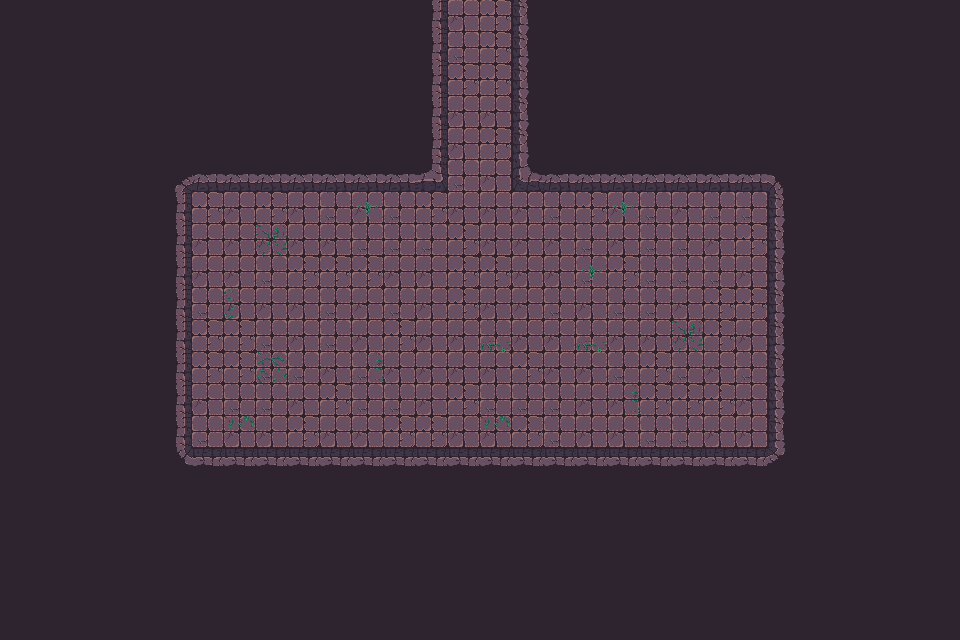

Rendered tile map (Tiled .tmx) drawn with the repository's tilesets; below, a short description and the full map source, tile grids included:
An orthogonal 30x20 tile map with 32x32 px tiles, 3 tile layers (Walls, Decor, Items), 2 tilesets and 58 objects.

<map version="1.10" tiledversion="1.11.2" orientation="orthogonal" renderorder="right-down" width="30" height="20" tilewidth="32" tileheight="32" infinite="0" nextlayerid="3" nextobjectid="1">
    <tileset firstgid="1" name="Town Tileset" tilewidth="32" tileheight="32" tilecount="64" columns="8">
        <image source="../../../tiles/World H Tileset.png" trans="ff00ff" width="256" height="256" />
        <tile id="4">
            <objectgroup draworder="index" id="2">
                <object id="1" x="0" y="0" width="32" height="32" />
            </objectgroup>
        </tile>
        <tile id="5">
            <objectgroup draworder="index" id="2">
                <object id="1" x="0" y="0" width="32" height="32" />
            </objectgroup>
        </tile>
        <tile id="6">
            <objectgroup draworder="index" id="2">
                <object id="1" x="0" y="0" width="32" height="32" />
            </objectgroup>
        </tile>
        <tile id="7">
            <objectgroup draworder="index" id="2">
                <object id="1" x="0" y="0" width="32" height="32" />
            </objectgroup>
        </tile>
        <tile id="8">
            <objectgroup draworder="index" id="2">
                <object id="1" x="0" y="0" width="32" height="32" />
            </objectgroup>
        </tile>
        <tile id="10">
            <objectgroup draworder="index" id="2">
                <object id="1" x="0" y="32" width="32" height="0" />
            </objectgroup>
        </tile>
        <tile id="11">
            <objectgroup draworder="index" id="2">
                <object id="1" x="0" y="32" width="32" height="0" />
                <object id="2" x="32" y="0" width="0" height="32" />
            </objectgroup>
        </tile>
        <tile id="12">
            <objectgroup draworder="index" id="2">
                <object id="1" x="32" y="0" width="0" height="32" />
            </objectgroup>
        </tile>
        <tile id="13">
            <objectgroup draworder="index" id="2">
                <object id="1" x="0" y="32" width="32" height="0" />
                <object id="2" x="0" y="32" width="32" height="0" />
                <object id="3" x="0" y="0" width="0" height="32" />
            </objectgroup>
        </tile>
        <tile id="14">
            <objectgroup draworder="index" id="2">
                <object id="1" x="0" y="0" width="0" height="32" />
            </objectgroup>
        </tile>
        <tile id="16">
            <objectgroup draworder="index" id="2">
                <object id="1" x="0" y="0" width="32" height="32" />
            </objectgroup>
        </tile>
        <tile id="24">
            <objectgroup draworder="index" id="2">
                <object id="1" x="0" y="0" width="32" height="32" />
            </objectgroup>
        </tile>
    </tileset>
    <tileset firstgid="65" name="Dungeon Crawler Tileset" tilewidth="32" tileheight="32" tilecount="100" columns="10">
        <image source="../../../tiles/Dungeon_Tile.png" trans="" width="320" height="320" />
        <tile id="2">
            <objectgroup draworder="index" id="2">
                <object id="1" x="0" y="0" width="32" height="32" />
            </objectgroup>
        </tile>
        <tile id="3">
            <objectgroup draworder="index" id="2">
                <object id="1" x="0" y="0" width="32" height="32" />
            </objectgroup>
        </tile>
        <tile id="4">
            <objectgroup draworder="index" id="2">
                <object id="1" x="0" y="0" width="32" height="32" />
            </objectgroup>
        </tile>
        <tile id="5">
            <objectgroup draworder="index" id="2">
                <object id="1" x="0" y="0" width="32" height="32" />
            </objectgroup>
        </tile>
        <tile id="6">
            <objectgroup draworder="index" id="2">
                <object id="1" x="0" y="0" width="32" height="32" />
            </objectgroup>
        </tile>
        <tile id="8">
            <objectgroup draworder="index" id="2">
                <object id="1" x="0" y="0" width="32" height="32" />
            </objectgroup>
        </tile>
        <tile id="12">
            <objectgroup draworder="index" id="2">
                <object id="1" x="0" y="0" width="32" height="32" />
            </objectgroup>
        </tile>
        <tile id="13">
            <objectgroup draworder="index" id="2">
                <object id="1" x="0" y="0" width="32" height="32" />
            </objectgroup>
        </tile>
        <tile id="14">
            <objectgroup draworder="index" id="2">
                <object id="1" x="0" y="0" width="32" height="32" />
            </objectgroup>
        </tile>
        <tile id="15">
            <objectgroup draworder="index" id="2">
                <object id="1" x="0" y="0" width="32" height="32" />
            </objectgroup>
        </tile>
        <tile id="16">
            <objectgroup draworder="index" id="2">
                <object id="1" x="0" y="0" width="32" height="32" />
            </objectgroup>
        </tile>
        <tile id="18">
            <objectgroup draworder="index" id="2">
                <object id="1" x="0" y="0" width="32" height="32" />
            </objectgroup>
        </tile>
        <tile id="22">
            <objectgroup draworder="index" id="2">
                <object id="1" x="0" y="0" width="32" height="32" />
            </objectgroup>
        </tile>
        <tile id="23">
            <objectgroup draworder="index" id="2">
                <object id="1" x="0" y="0" width="32" height="32" />
            </objectgroup>
        </tile>
        <tile id="24">
            <objectgroup draworder="index" id="2">
                <object id="1" x="0" y="0" width="32" height="32" />
            </objectgroup>
        </tile>
        <tile id="25">
            <objectgroup draworder="index" id="2">
                <object id="1" x="0" y="0" width="32" height="32" />
            </objectgroup>
        </tile>
        <tile id="26">
            <objectgroup draworder="index" id="2">
                <object id="1" x="0" y="0" width="32" height="32" />
            </objectgroup>
        </tile>
        <tile id="28">
            <objectgroup draworder="index" id="2">
                <object id="1" x="0" y="0" width="32" height="32" />
            </objectgroup>
        </tile>
        <tile id="32">
            <objectgroup draworder="index" id="2">
                <object id="1" x="0" y="0" width="32" height="32" />
            </objectgroup>
        </tile>
        <tile id="33">
            <objectgroup draworder="index" id="2">
                <object id="1" x="0" y="0" width="32" height="32" />
            </objectgroup>
        </tile>
        <tile id="34">
            <objectgroup draworder="index" id="2">
                <object id="1" x="0" y="0" width="32" height="32" />
            </objectgroup>
        </tile>
        <tile id="35">
            <objectgroup draworder="index" id="2">
                <object id="1" x="0" y="0" width="32" height="32" />
            </objectgroup>
        </tile>
        <tile id="36">
            <objectgroup draworder="index" id="2">
                <object id="1" x="0" y="0" width="32" height="32" />
            </objectgroup>
        </tile>
        <tile id="38">
            <objectgroup draworder="index" id="2">
                <object id="1" x="0" y="0" width="32" height="32" />
            </objectgroup>
        </tile>
        <tile id="42">
            <objectgroup draworder="index" id="2">
                <object id="1" x="0" y="0" width="32" height="32" />
            </objectgroup>
        </tile>
        <tile id="43">
            <objectgroup draworder="index" id="2">
                <object id="1" x="0" y="0" width="32" height="32" />
            </objectgroup>
        </tile>
        <tile id="44">
            <objectgroup draworder="index" id="2">
                <object id="1" x="0" y="0" width="32" height="32" />
            </objectgroup>
        </tile>
        <tile id="45">
            <objectgroup draworder="index" id="2">
                <object id="1" x="0" y="0" width="32" height="32" />
            </objectgroup>
        </tile>
        <tile id="46">
            <objectgroup draworder="index" id="2">
                <object id="1" x="0" y="0" width="32" height="32" />
            </objectgroup>
        </tile>
        <tile id="48">
            <objectgroup draworder="index" id="2">
                <object id="1" x="0" y="0" width="32" height="32" />
            </objectgroup>
        </tile>
        <tile id="52">
            <objectgroup draworder="index" id="2">
                <object id="1" x="0" y="0" width="32" height="32" />
            </objectgroup>
        </tile>
        <tile id="53">
            <objectgroup draworder="index" id="2">
                <object id="1" x="0" y="0" width="32" height="32" />
            </objectgroup>
        </tile>
        <tile id="54">
            <objectgroup draworder="index" id="2">
                <object id="1" x="0" y="0" width="32" height="32" />
            </objectgroup>
        </tile>
        <tile id="55">
            <objectgroup draworder="index" id="2">
                <object id="1" x="0" y="0" width="32" height="32" />
            </objectgroup>
        </tile>
        <tile id="56">
            <objectgroup draworder="index" id="2">
                <object id="1" x="0" y="0" width="32" height="32" />
            </objectgroup>
        </tile>
        <tile id="58">
            <objectgroup draworder="index" id="2">
                <object id="1" x="0" y="0" width="32" height="32" />
            </objectgroup>
        </tile>
        <tile id="62">
            <objectgroup draworder="index" id="2">
                <object id="1" x="0" y="0" width="32" height="32" />
            </objectgroup>
        </tile>
        <tile id="63">
            <objectgroup draworder="index" id="2">
                <object id="1" x="0" y="0" width="32" height="32" />
            </objectgroup>
        </tile>
        <tile id="64">
            <objectgroup draworder="index" id="2">
                <object id="1" x="0" y="0" width="32" height="32" />
            </objectgroup>
        </tile>
        <tile id="65">
            <objectgroup draworder="index" id="2">
                <object id="1" x="0" y="0" width="32" height="32" />
            </objectgroup>
        </tile>
        <tile id="66">
            <objectgroup draworder="index" id="2">
                <object id="1" x="0" y="0" width="32" height="32" />
            </objectgroup>
        </tile>
        <tile id="68">
            <objectgroup draworder="index" id="2">
                <object id="1" x="0" y="0" width="32" height="32" />
            </objectgroup>
        </tile>
        <tile id="80">
            <objectgroup draworder="index" id="2">
                <object id="1" x="0" y="0" width="32" height="32" />
            </objectgroup>
        </tile>
    </tileset>
    <layer id="1" name="Walls" width="30" height="20">
        <data encoding="csv">
122,122,122,122,122,122,122,122,122,122,122,122,122,77,75,65,79,122,122,122,122,122,122,122,122,122,122,122,122,122,
122,122,122,122,122,122,122,122,122,122,122,122,122,77,66,65,79,122,122,122,122,122,122,122,122,122,122,122,122,122,
122,122,122,122,122,122,122,122,122,122,122,122,122,77,65,65,79,122,122,122,122,122,122,122,122,122,122,122,122,122,
122,122,122,122,122,122,122,122,122,122,122,122,122,77,75,75,79,122,122,122,122,122,122,122,122,122,122,122,122,122,
122,122,122,122,122,122,122,122,122,122,122,122,122,77,75,65,79,122,122,122,122,122,122,122,122,122,122,122,122,122,
122,122,122,122,122,67,68,68,68,68,68,68,68,103,66,75,100,68,68,68,68,68,68,68,69,122,122,122,122,122,
122,122,122,122,122,77,65,75,65,75,66,75,66,65,75,75,75,66,65,75,66,75,66,66,79,122,122,122,122,122,
122,122,122,122,122,77,75,75,75,75,75,66,66,66,65,75,75,75,66,75,66,66,75,65,79,122,122,122,122,122,
122,122,122,122,122,77,75,75,66,65,65,65,75,75,65,65,75,75,66,65,66,66,66,75,79,122,122,122,122,122,
122,122,122,122,122,77,66,75,75,75,66,75,66,75,65,75,75,66,75,66,66,75,65,65,79,122,122,122,122,122,
122,122,122,122,122,77,65,65,66,75,66,75,65,75,75,66,75,75,66,75,75,75,65,75,79,122,122,122,122,122,
122,122,122,122,122,77,65,65,66,66,75,66,75,75,75,75,65,75,75,66,65,66,75,66,79,122,122,122,122,122,
122,122,122,122,122,77,75,66,66,75,65,66,66,75,65,66,66,66,75,75,65,65,65,75,79,122,122,122,122,122,
122,122,122,122,122,77,66,75,75,65,75,75,65,65,75,75,65,66,75,75,66,66,75,75,79,122,122,122,122,122,
122,122,122,122,122,87,88,88,88,88,88,88,88,88,88,88,88,88,88,88,88,88,88,88,89,122,122,122,122,122,
122,122,122,122,122,122,122,122,122,122,122,122,122,122,122,122,122,122,122,122,122,122,122,122,122,122,122,122,122,122,
122,122,122,122,122,122,122,122,122,122,122,122,122,122,122,122,122,122,122,122,122,122,122,122,122,122,122,122,122,122,
122,122,122,122,122,122,122,122,122,122,122,122,122,122,122,122,122,122,122,122,122,122,122,122,122,122,122,122,122,122,
122,122,122,122,122,122,122,122,122,122,122,122,122,122,122,122,122,122,122,122,122,122,122,122,122,122,122,122,122,122,
122,122,122,122,122,122,122,122,122,122,122,122,122,122,122,122,122,122,122,122,122,122,122,122,122,122,122,122,122,122
        </data>
    </layer>
    <layer id="1" name="Decor" width="30" height="20">
        <data encoding="csv">
133,133,133,133,133,133,133,133,133,133,133,133,133,133,133,133,133,133,133,133,133,133,133,133,133,133,133,133,133,133,
133,133,133,133,133,133,133,133,133,133,133,133,133,133,133,133,133,133,133,133,133,133,133,133,133,133,133,133,133,133,
133,133,133,133,133,133,133,133,133,133,133,133,133,133,133,133,133,133,133,133,133,133,133,133,133,133,133,133,133,133,
133,133,133,133,133,133,133,133,133,133,133,133,133,133,133,133,133,133,133,133,133,133,133,133,133,133,133,133,133,133,
133,133,133,133,133,133,133,133,133,133,133,133,133,133,133,133,133,133,133,133,133,133,133,133,133,133,133,133,133,133,
133,133,133,133,133,133,133,133,133,133,133,133,133,133,133,133,133,133,133,133,133,133,133,133,133,133,133,133,133,133,
133,133,133,133,133,133,133,133,133,133,133,135,133,133,133,133,133,133,133,135,133,133,133,133,133,133,133,133,133,133,
133,133,133,133,133,133,133,133,125,133,133,133,133,133,133,133,133,133,133,133,133,133,133,133,133,133,133,133,133,133,
133,133,133,133,133,133,133,133,133,133,133,133,133,133,133,133,133,133,135,133,133,133,133,133,133,133,133,133,133,133,
133,133,133,133,133,133,133,139,133,133,133,133,133,136,133,133,133,133,133,133,133,133,133,133,133,133,133,133,133,133,
133,133,133,133,133,133,133,133,133,133,133,133,133,133,133,137,133,133,137,133,133,125,133,133,133,133,133,133,133,133,
133,133,133,133,133,133,133,133,126,133,133,140,133,133,133,133,133,133,133,133,133,133,133,133,133,133,133,133,133,133,
133,133,133,133,133,133,133,133,133,133,133,133,133,133,133,133,133,133,133,140,133,133,133,136,133,133,133,133,133,133,
133,133,133,133,133,133,133,138,133,133,133,133,133,133,133,138,133,133,133,133,133,133,133,133,133,133,133,133,133,133,
133,133,133,133,133,133,133,133,133,133,133,133,133,133,133,133,133,133,133,133,133,133,133,133,133,133,133,133,133,133,
133,133,133,133,133,133,133,133,133,133,133,133,133,133,133,133,133,133,133,133,133,133,133,133,133,133,133,133,133,133,
133,133,133,133,133,133,133,133,133,133,133,133,133,133,133,133,133,133,133,133,133,133,133,133,133,133,133,133,133,133,
133,133,133,133,133,133,133,133,133,133,133,133,133,133,133,133,133,133,133,133,133,133,133,133,133,133,133,133,133,133,
133,133,133,133,133,133,133,133,133,133,133,133,133,133,133,133,133,133,133,133,133,133,133,133,133,133,133,133,133,133,
133,133,133,133,133,133,133,133,133,133,133,133,133,133,133,133,133,133,133,133,133,133,133,133,133,133,133,133,133,133
        </data>
    </layer>
    <layer id="1" name="Items" width="30" height="20">
        <data encoding="csv">
133,133,133,133,133,133,133,133,133,133,133,133,133,133,133,133,133,133,133,133,133,133,133,133,133,133,133,133,133,133,
133,133,133,133,133,133,133,133,133,133,133,133,133,133,133,133,133,133,133,133,133,133,133,133,133,133,133,133,133,133,
133,133,133,133,133,133,133,133,133,133,133,133,133,133,133,133,133,133,133,133,133,133,133,133,133,133,133,133,133,133,
133,133,133,133,133,133,133,133,133,133,133,133,133,133,133,133,133,133,133,133,133,133,133,133,133,133,133,133,133,133,
133,133,133,133,133,133,133,133,133,133,133,133,133,133,133,133,133,133,133,133,133,133,133,133,133,133,133,133,133,133,
133,133,133,133,133,133,133,133,133,133,133,133,133,133,133,133,133,133,133,133,133,133,133,133,133,133,133,133,133,133,
133,133,133,133,133,133,133,133,133,133,133,133,133,133,133,133,133,133,133,133,133,133,133,133,133,133,133,133,133,133,
133,133,133,133,133,133,133,133,133,133,133,133,133,133,133,133,133,133,133,133,133,133,133,133,133,133,133,133,133,133,
133,133,133,133,133,133,133,133,133,133,133,133,133,133,133,133,133,133,133,133,133,133,133,133,133,133,133,133,133,133,
133,133,133,133,133,133,133,133,133,133,133,133,133,133,133,133,133,133,133,133,133,133,133,133,133,133,133,133,133,133,
133,133,133,133,133,133,133,133,133,133,133,133,133,133,133,133,133,133,133,133,133,133,133,133,133,133,133,133,133,133,
133,133,133,133,133,133,133,133,133,133,133,133,133,133,133,133,133,133,133,133,133,133,133,133,133,133,133,133,133,133,
133,133,133,133,133,133,133,133,133,133,133,133,133,133,133,133,133,133,133,133,133,133,133,133,133,133,133,133,133,133,
133,133,133,133,133,133,133,133,133,133,133,133,133,133,133,133,133,133,133,133,133,133,133,133,133,133,133,133,133,133,
133,133,133,133,133,133,133,133,133,133,133,133,133,133,133,133,133,133,133,133,133,133,133,133,133,133,133,133,133,133,
133,133,133,133,133,133,133,133,133,133,133,133,133,133,133,133,133,133,133,133,133,133,133,133,133,133,133,133,133,133,
133,133,133,133,133,133,133,133,133,133,133,133,133,133,133,133,133,133,133,133,133,133,133,133,133,133,133,133,133,133,
133,133,133,133,133,133,133,133,133,133,133,133,133,133,133,133,133,133,133,133,133,133,133,133,133,133,133,133,133,133,
133,133,133,133,133,133,133,133,133,133,133,133,133,133,133,133,133,133,133,133,133,133,133,133,133,133,133,133,133,133,
133,133,133,133,133,133,133,133,133,133,133,133,133,133,133,133,133,133,133,133,133,133,133,133,133,133,133,133,133,133
        </data>
    </layer>
</map>
